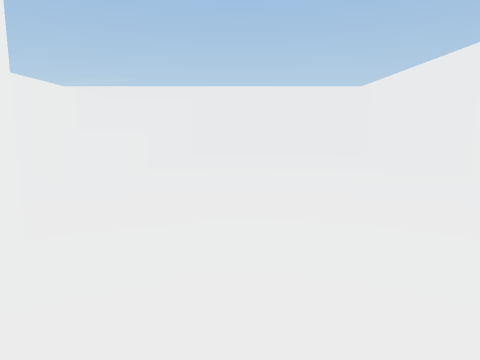
View 1 (above)

16 first-person views from a walk through a scene from a Unity 3-D project. The camera is 1.4 m above the floor, tilts 8° down and sees 70° across. The floor is counted in squares, 1 m on a side. Each view is taken from the middle of a square. On the plan, view 1 faces up. The plan holds only what a view shows up to about 15 squares ahead; the rest is blank.

View 2
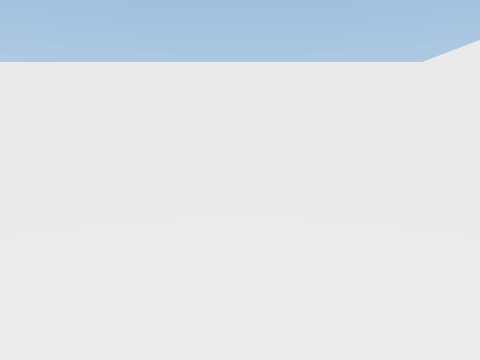

View 3
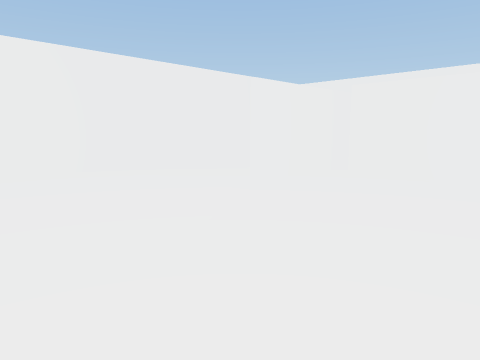

View 4
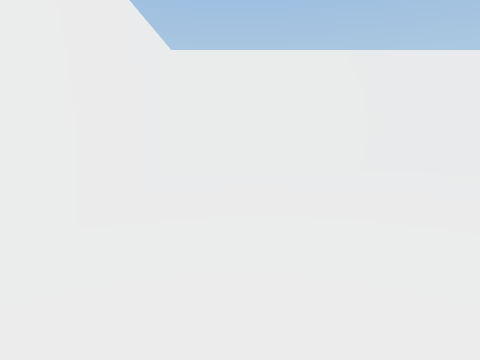

View 5
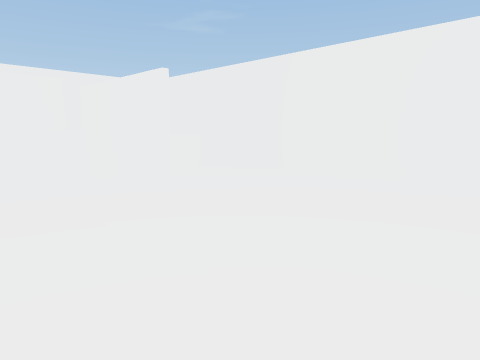

View 6
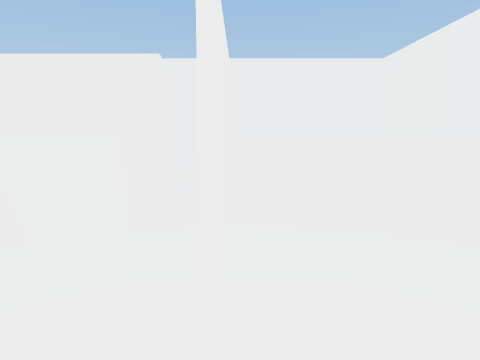

View 7
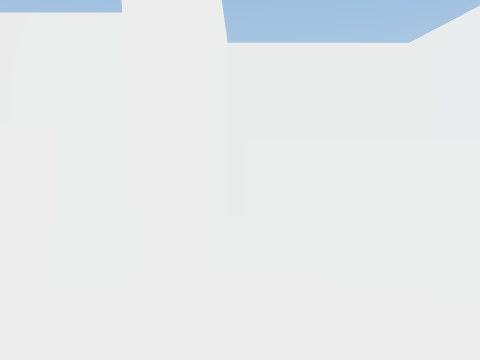

View 8
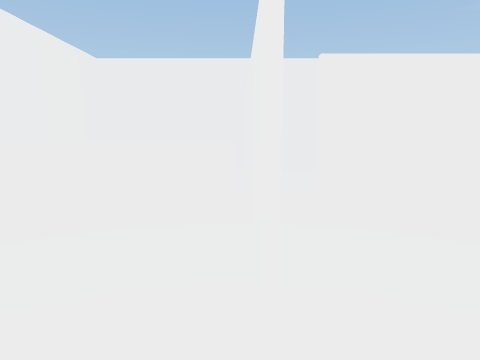

View 9
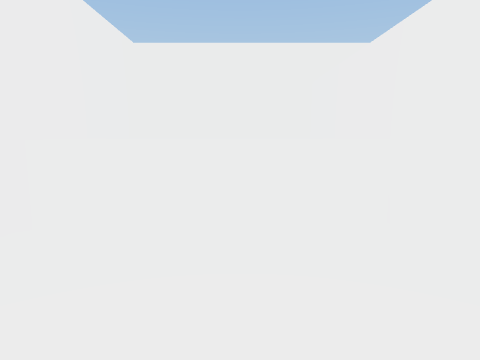

View 10
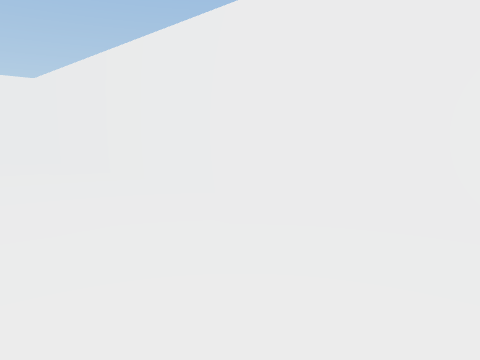

View 11
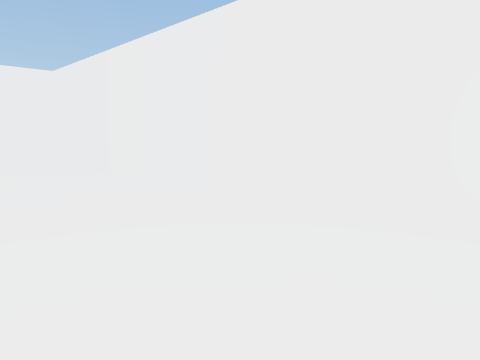

View 12
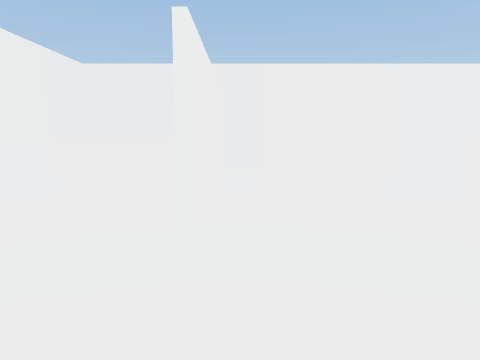

View 13
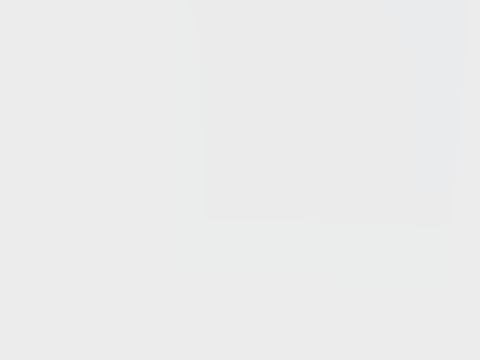

View 14
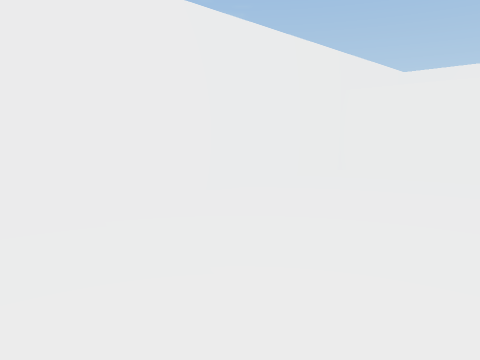

View 15
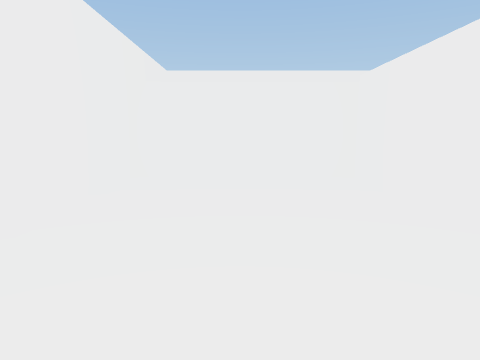

View 16
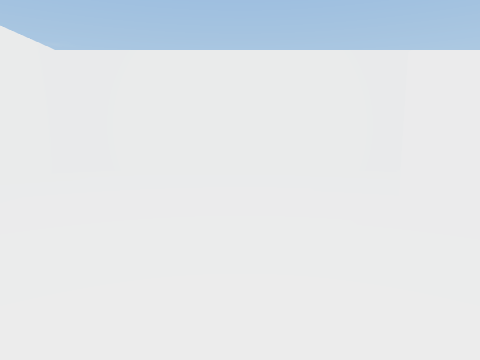

### Floor plan
Ten units are one square. View 1 is at (0, 0); x grows to the right and y downward. Boxes are objects, and circles mark ways between rooms. Rooms are numbered by the first view taken in them; rooms with no view inside come last. Other rooms are left out.
<svg viewBox="-129 -219 208 248">
<path fill="none" stroke="#000" d="M-21 -32 -124 -32 -124 24 74 24 74 -214 -124 -214 -124 -158M-21 -156 -55 -156M-55 -34 -21 -34M-56 -146 -56 -45M-53 -30 -53 18M-53 -208 -53 -160M-118 -158 -21 -158M-58 -95 -58 -145M-55 -156 -124 -156 -124 -34 -55 -34"/>
<rect x="-45" y="-115" width="10" height="40" fill="#bbb"><title>other object</title></rect>
<rect x="-45" y="-145" width="10" height="30" fill="#bbb"><title>other object</title></rect>
<circle cx="-60" cy="-150" r="3" fill="#2a7"/>
<circle cx="-60" cy="-40" r="3" fill="#2a7"/>
<text x="0" y="-90">1</text>
<text x="-90" y="-100">2</text>
</svg>
Room 1 opens to room 2.

Where each view was taken, in squares from view 1:
view 1: 0 up, 0 right, facing up
view 2: 7 up, 0 right, facing up
view 3: 10 up, 5 right, facing down-left
view 4: 10 up, 5 right, facing down
view 5: 11 up, 5 right, facing up-left
view 6: 16 up, 1 right, facing left
view 7: 16 up, 1 left, facing left
view 8: 3 up, 1 right, facing left
view 9: 1 up, 1 left, facing left
view 10: 1 up, 2 right, facing up-right
view 11: 4 up, 2 right, facing up-right
view 12: 4 up, 2 right, facing left
view 13: 4 up, 5 left, facing left
view 14: 4 up, 6 left, facing up-left
view 15: 5 up, 9 left, facing up
view 16: 10 up, 1 right, facing down
